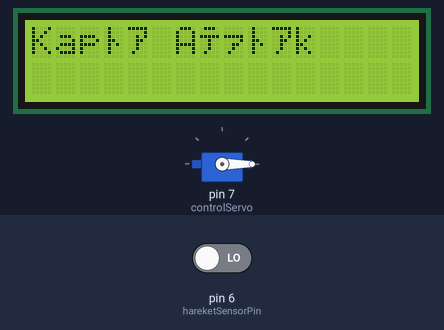
Simulated run of this sketch. Board: Arduino Uno, built with avr-gcc and run on an emulated ATmega328P. On the bench: 16×2 character LCD, servo. The inputs (shaded band) are chosen by the test bench; at power-on: pin 6 (hareketSensorPin) LOW. What the sketch prints to the serial monitor is not drawn.

Above: at 2.6 s.
2.7 s: pin 6 (hareketSensorPin) driven HIGH
At 4.6 s:
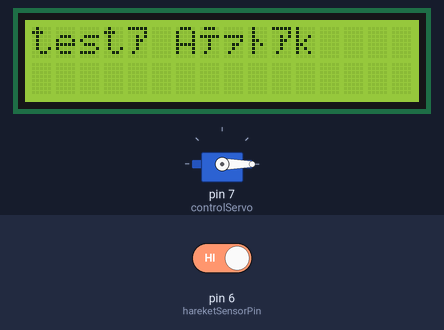
6.5 s: pin 6 (hareketSensorPin) driven LOW
At 7.9 s:
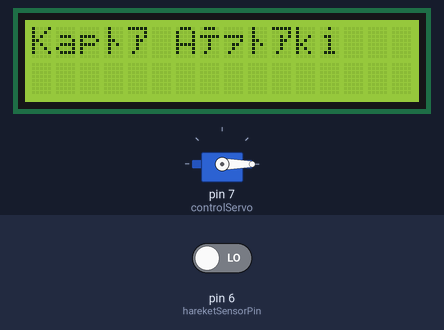
10.6 s: pin 6 (hareketSensorPin) driven HIGH
At 11.9 s:
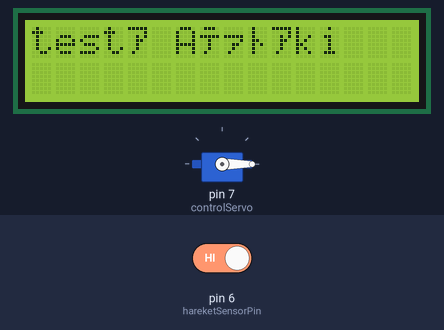
Timing chart, 0 to 22.6 s (numbered marks = the images above; inputs shaded):
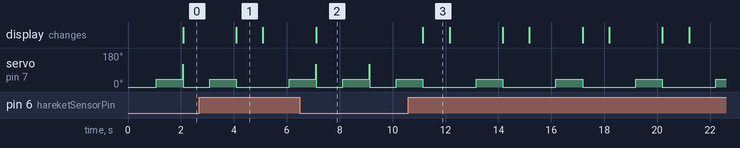

The sketch:

lcd_hareket_sensoru.ino
```cpp
#include <LiquidCrystal_I2C.h>


#include <Wire.h>

#include <Servo.h>

Servo controlServo;
LiquidCrystal_I2C lcd(0x27, 16, 2);

#define hareketSensorPin 6
int hareket;

void setup() {
  Serial.begin(9600);
  lcd.begin();
  pinMode(hareketSensorPin, INPUT);
  controlServo.attach(7);

}

void loop() {
  controlServo.write(0);
  delay(1000);
  controlServo.write(40);
  delay(1000);
  controlServo.write(120);
  hareket = digitalRead(hareketSensorPin);
  lcd.setCursor(0, 0);
  lcd.print("test");
  Serial.println(hareket);

  if (hareket == HIGH) {
    controlServo.write(0);
    delay(1000);
    controlServo.write(70);
    lcd.home();
    lcd.print("Kapı Kilitli");
  } else {
    lcd.setCursor(0, 0);
    lcd.print("Kapı Açık");
  }
}
```

Measured:
- after the input at 2.7 s, the display: changes after 1.4 s (image 1)
- after the input at 6.5 s, the display: changes after 0.62 s (image 2)
- after the input at 10.6 s, the display: changes after 0.54 s (image 3)
- by itself, servo on pin 7 (controlServo): alternates 40° for 1.0 s and 0° for 2.0 s
- what the display in image 1 shows lasts 1.0 s, from 4.1 s to 5.1 s
